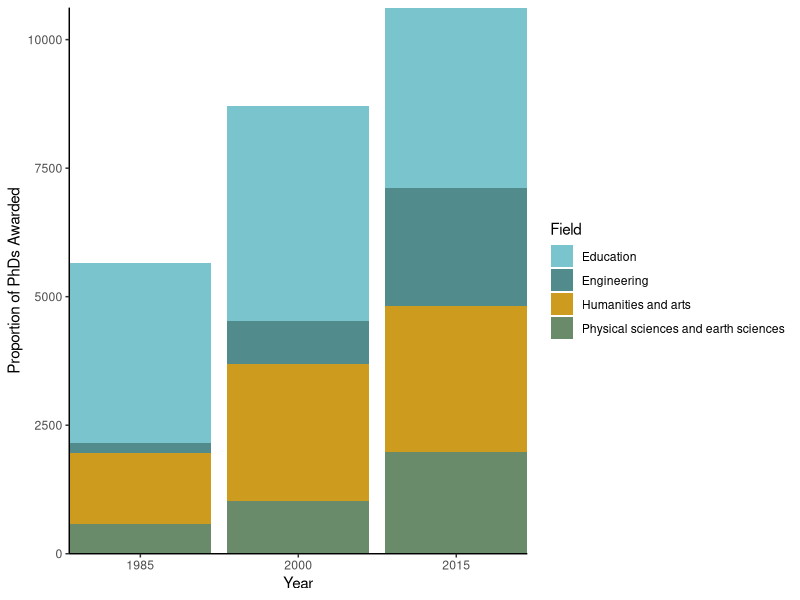
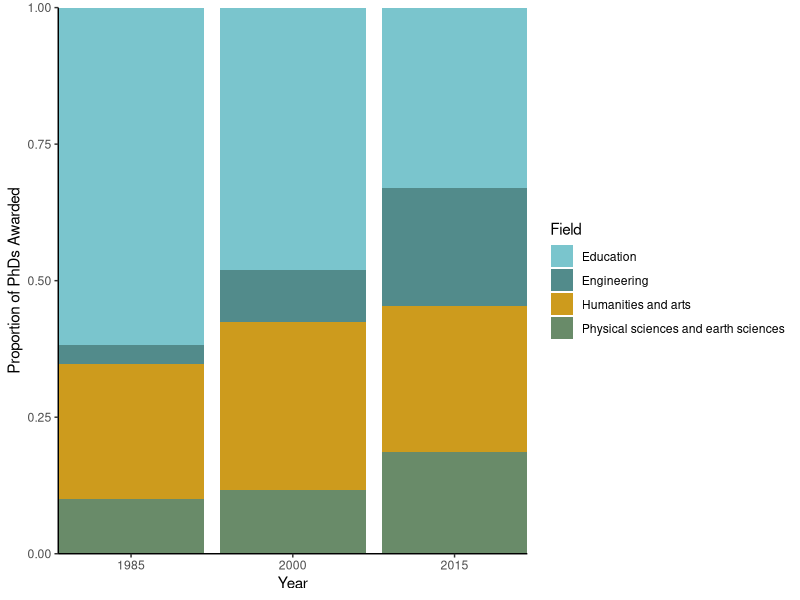

These charts were generated, in order, by the following R code:
## ---- chunk 1
knitr::opts_chunk$set(echo = TRUE)
## ---- chunk 2
#Load packages and read in data

library(tidyverse)
library(dplyr)
library(ggplot2)
library(kableExtra)

female_phd <- read_csv("female_phds.csv")
female_phd_prop <- read_csv("female_phd_prop.csv")
## ---- chunk 3
#Bar graph showing total phd degrees females earned per year based on field
phd_bar <- ggplot(female_phd, aes(fill = Field, x = Year, y = Degrees)) +
  geom_bar(stat = "identity") +
  theme_classic() +
    scale_fill_manual(values = c("cadetblue3", "darkslategray4", "goldenrod3", "darkseagreen4"))+
  scale_x_continuous(expand = c(0,0), breaks = seq(1985,2015, by = 15))+
  scale_y_continuous(expand = c(0,0)) +
  labs(x = "Year", y = "Proportion of PhDs Awarded")

phd_bar

#Bar graph showing number of degrees in each field as a percentage of the whole
phd_bar_pct <- ggplot(female_phd, aes(fill = Field, x = Year, y = Degrees))+
  geom_bar(stat = "identity", position="fill")+
  theme_classic()+
  scale_fill_manual(values = c("cadetblue3", "darkslategray4", "goldenrod3", "darkseagreen4"))+
  scale_x_continuous(expand = c(0,0), breaks = seq(1985,2015, by = 15))+
  scale_y_continuous(expand = c(0,0))+
  labs(x = "Year", y = "Proportion of PhDs Awarded")
phd_bar_pct

## ---- chunk 4
#Chi-Square
# Is there an association between degrees awarded to females and year?

#H0: There is no association between degrees awarded to females and year.
#HA: There is an association between degrees awarded to females and year.
chi_phd <- female_phd_prop %>% 
  select(-Field)

rownames(chi_phd) <- c("Physical sciences and earth sciences", "Engineering", "Education", "Humanities and arts")

size_prop <- prop.table(as.matrix(chi_phd), 1)

phd_x2 <- chisq.test(chi_phd)
#p-value<.001, so we reject the null. There is an association between PhDs awarded to women and year.
